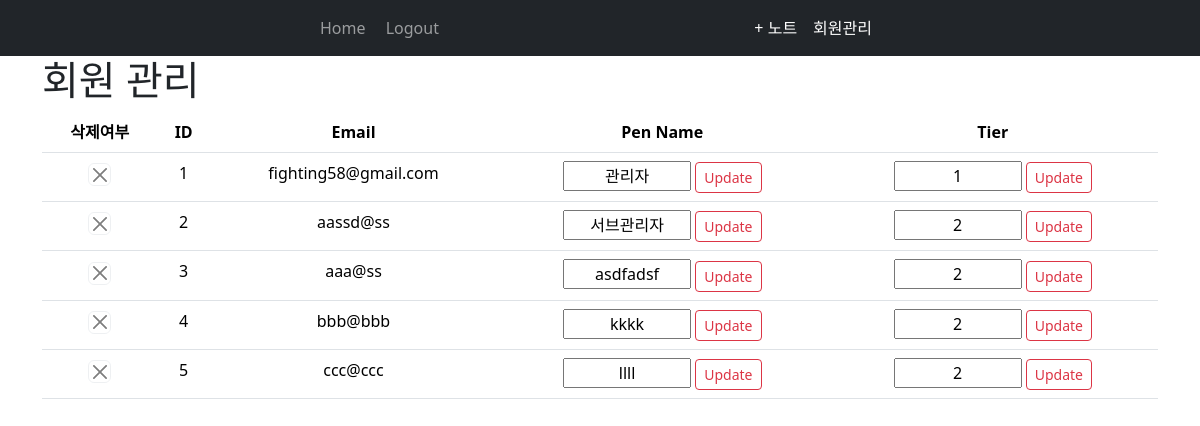
Before: /management/user (signed in) with the older database file.
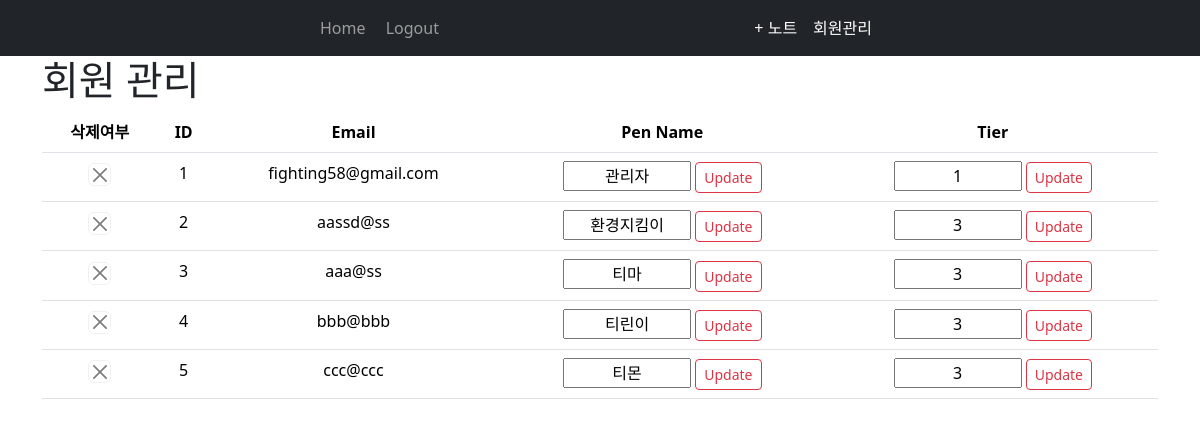
After: the same page with the newer database file.
### website/models.py (models this page shows)
class User(db.Model, UserMixin):
    id = db.Column(db.Integer, primary_key=True)
    email = db.Column(db.String(150), unique=True)
    password = db.Column(db.String(150))
    pen_name = db.Column(db.String(150), unique=True)
    tier = db.Column(db.Integer)
    notes = db.relationship('Note')

### website/views.py (the view)
@views.route('/management/user')
@login_required
def user_management():
    return render_template('user_management.html', user=current_user, users=User.query.all())

### website/__init__.py (called while the page is built)
def create_app():
    app = Flask(__name__)
    app.config['SECRET_KEY'] = 'Genius_is_1_inspiration_and_99_perspiration'
    app.config['SQLALCHEMY_DATABASE_URI'] = f'sqlite:///{DB_NAME}'
    app.config['UPLOAD_FOLDER'] = UPLOAD_FOLDER
    db.init_app(app)
    from .views import views
    from .auth import auth
    app.register_blueprint(views, url_prefix='/')
    app.register_blueprint(auth, url_prefix='/')
    from .models import User, Note
    with app.app_context():
        db.create_all()
    login_manager = LoginManager()
    login_manager.login_view = 'auth.login'
    login_manager.init_app(app)
    @login_manager.user_loader
    def load_user(id):
        return User.query.get(int(id))
    return app

### website/templates/user_management.html (shortened to what this page needs)
{% extends "base.html" %} {% block title %}User Management{% endblock %}
{% block content %}
<h1 class="page-title">회원 관리</h1>
{% if user.tier == 1 %}
<table class="table">
    <thead>
      <tr>
        <th class="text-center" scope="col">삭제여부</th>
        <th class="text-center" scope="col">ID</th>
        <th class="text-center" scope="col">Email</th>
        <th class="text-center" scope="col">Pen Name</th>
        <th class="text-center" scope="col">Tier</th>
      </tr>
    </thead>
    <tbody>
      {% for registered_user in users %}
      <tr>
        <th class="text-center" scope="row">
            <form method="POST" action="/management/user/delete/{{ registered_user.id }}">
                <button type="summit" class="btn btn-close border btn-sm btn-outline-danger"></button>
            </form>
        </th>
        <td class="text-center">{{ registered_user.id }}</td>
        <td class="text-center">{{ registered_user.email }}</td>
        <td class="text-center">
            <form method="POST" action="/management/user/update/{{ registered_user.id }}">
                <input type="text" class="text-nowrap bd-highlight text-center" style="width: 8rem;"  name="new-pen-name" value="{{ registered_user.pen_name }}" />
                <button type="summit" class="btn btn-outline-danger btn-sm">Update</button>
            </form></td>
        <td class="text-center">
            <form method="POST" action="/management/user/update/{{ registered_user.id }}">
                <input type="text" class="text-nowrap bd-highlight text-center" style="width: 8rem;"  name="new-tier" value="{{ registered_user.tier }}" />
                <button type="summit"  class="btn btn-outline-danger btn-sm">Update</button>
            </form>
        </td>
      </tr>
      {% endfor %}
    </tbody>
  </table>
  {% else %}
    <div class="text-center">관리자만 볼 수 있습니다.</div>
  {% endif %}
{% endblock %}

Changed rows visible on the page:
changed User "aassd@ss": new-pen-name "서브관리자" → "환경지킴이"; new-tier "2" → "3"
changed User "aaa@ss": new-pen-name "asdfadsf" → "티마"; new-tier "2" → "3"
changed User "bbb@bbb": new-pen-name "kkkk" → "티린이"; new-tier "2" → "3"
changed User "ccc@ccc": new-pen-name "llll" → "티몬"; new-tier "2" → "3"
